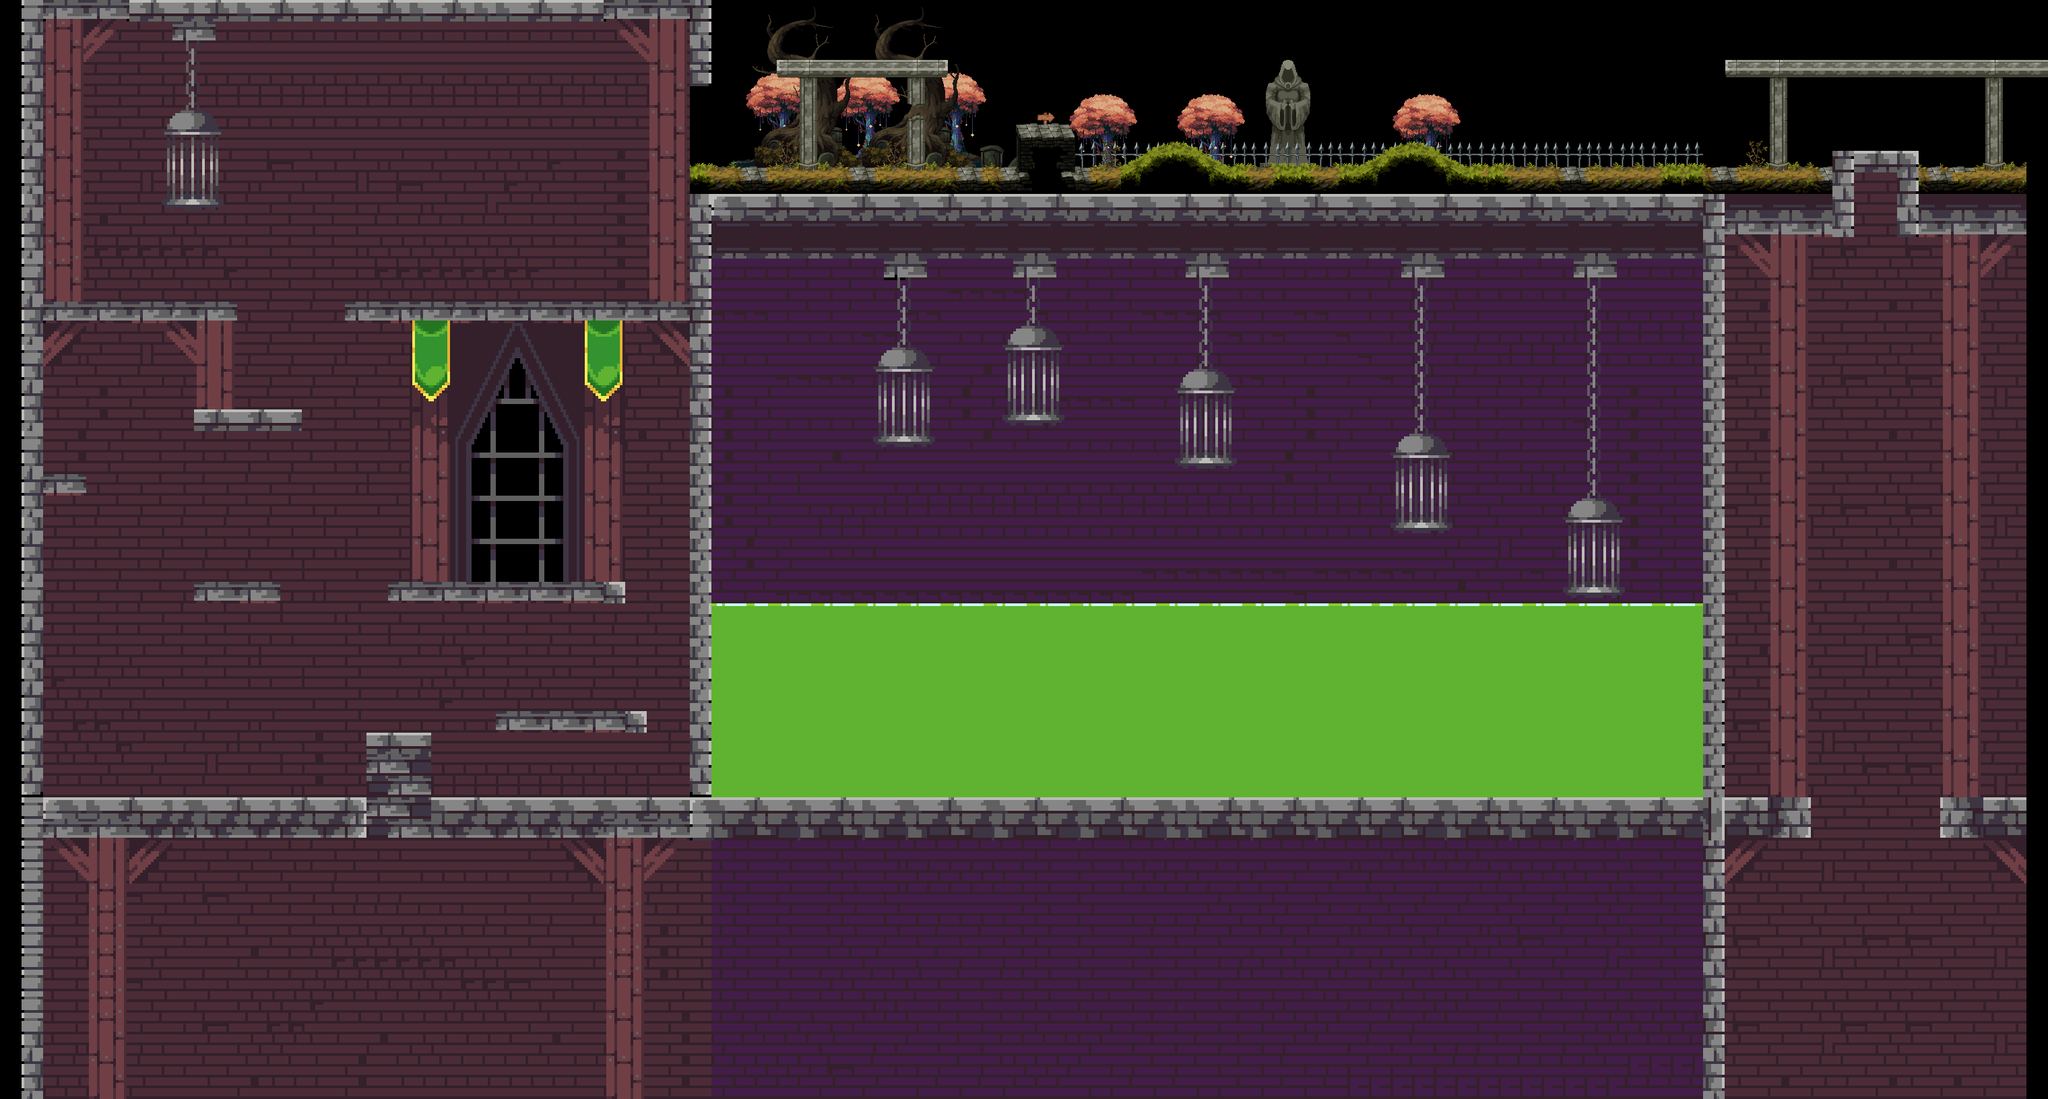

A level layout from a 2D game, rendered from its tile map. Below: a short description, then the map file with tile-grid data replaced by summaries:
An orthogonal 95x51 tile map with 32x32 px tiles, 3 tile layers (visual3, visual2, visual), 7 tilesets and 42 objects (player, EvilWizard, Skeleton, MushroomMan, Potions, ...).

<map version="1.9" tiledversion="1.9.2" orientation="orthogonal" renderorder="right-down" width="95" height="51" tilewidth="32" tileheight="32" infinite="0" nextlayerid="9" nextobjectid="117">
 <tileset firstgid="1" source="tileset.tsx" />
 <tileset firstgid="43" source="[32x32]_Dungeon_Bricks_Plain.tsx" />
 <tileset firstgid="99" source="forest1.tsx" />
 <tileset firstgid="144" source="graveyard.tsx" />
 <tileset firstgid="276" source="Grass_background_2.tsx" />
 <tileset firstgid="419" source="Salt.tsx" />
 <tileset firstgid="440" source="dungeon.tsx" />
 <layer id="7" name="visual3" width="95" height="51">
  <data>[4845 cells, 145 non-empty, 43 distinct tile ids]</data>
 </layer>
 <layer id="6" name="visual2" width="95" height="51">
  <data>[4845 cells, 3821 non-empty, 297 distinct tile ids]</data>
 </layer>
 <layer id="5" name="visual" width="95" height="51">
  <data>[4845 cells, 1693 non-empty, 217 distinct tile ids]</data>
 </layer>
 <objectgroup id="3" name="entities">
  <object id="12" name="player" x="261.333" y="1125.33" width="32" height="64" />
  <object id="79" name="EvilWizard" x="590.006" y="791.686" width="41.4451" height="71.9836" />
  <object id="82" name="Skeleton" x="966.518" y="360.07" width="42.7539" height="79.9018" />
  <object id="93" name="MushroomMan" x="269.683" y="221.398" width="32" height="64" />
 </objectgroup>
 <objectgroup id="2" name="platforms">
  <object id="1" x="64" y="1184">
   <polygon points="0,0 480,0 480,64 0,64" />
  </object>
  <object id="3" x="544" y="1088">
   <polygon points="0,0 96,0 96,160 0,160" />
  </object>
  <object id="4" x="640" y="1184">
   <polygon points="0,0 384,0 384,64 0,64" />
  </object>
  <object id="7" x="928" y="896">
   <polygon points="0,0 0,-32 -352,-32 -352,0" />
  </object>
  <object id="8" x="416" y="896">
   <polygon points="0,0 0,-32 -128,-32 -128,0" />
  </object>
  <object id="13" x="736" y="1056">
   <polygon points="0,0 0,32 224,32 224,0" />
  </object>
  <object id="19" x="1024" y="1184">
   <polygon points="0,0 0,-704 32,-704 32,0" />
  </object>
  <object id="23" x="64" y="1184">
   <polygon points="0,0 0,-448 0,-704 -32,-704 -32,0" />
  </object>
  <object id="24" x="64" y="704">
   <polygon points="0,0 64,0 64,32 0,32" />
  </object>
  <object id="25" x="288" y="608">
   <polygon points="0,0 0,32 160,32 160,0" />
  </object>
  <object id="26" x="64" y="480">
   <polygon points="0,0 288,0 288,-32 0,-32" />
  </object>
  <object id="30" x="512" y="448">
   <polygon points="0,0 0,32 512,32 512,0" />
  </object>
  <object id="32" x="1088" y="256">
   <polygon points="0,0 0,32 320,32 320,0" />
  </object>
  <object id="33" x="1152" y="96">
   <polygon points="0,0 2.5641,17.8974 252.154,19.1795 256,0" />
  </object>
  <object id="34" x="1408" y="256">
   <polygon points="0,0 224,0 224,32 0,32" />
  </object>
  <object id="36" x="1504" y="192">
   <polygon points="0,0 0,64 96,64 96,0" />
  </object>
  <object id="48" x="1856" y="256">
   <polygon points="0,0 160,0 160,32 0,32" />
  </object>
  <object id="49" x="1856" y="256">
   <polygon points="0,0 -32,0 -96,-32 -128,-32 -192,0 -192,32 0,32" />
  </object>
  <object id="59" x="2016" y="256">
   <polygon points="0,0 64,-32 96,-32 160,0 160,32 0,32" />
  </object>
  <object id="60" x="1632" y="256">
   <polygon points="0,0 32,0 32,32 0,32" />
  </object>
  <object id="64" x="64" y="32">
   <polygon points="0,0 960,0 960,-32 0,-32" />
  </object>
  <object id="67" x="1024" y="256">
   <polygon points="0,0 64,0 64,32 0,32" />
  </object>
  <object id="74" x="1024" y="288">
   <polygon points="0,0 0,192 32,192 32,0" />
  </object>
  <object id="75" x="1024" y="0">
   <polygon points="0,0 32,0 32,128 0,128" />
  </object>
  <object id="76" x="2176" y="256">
   <polygon points="0,0 352,0 352,32 0,32" />
  </object>
  <object id="90" x="32" y="0">
   <polygon points="0,0 32,0 32,480 0,480" />
  </object>
  <object id="92" x="250.981" y="290.007">
   <polygon points="0,0 -32,32 96,32 64,0" />
  </object>
  <object id="109" x="2530.54" y="257.567">
   <polygon points="0,0 218.813,0 218.813,89.2372 0,89.2372" />
  </object>
  <object id="110" x="2816.73" y="224.546">
   <polygon points="0,0 30.5911,0 30.5911,125.561 0,125.561" />
  </object>
  <object id="111" x="2718.77" y="221.244">
   <polygon points="0,0 31.6918,0 31.6918,128.863 0,128.863" />
  </object>
  <object id="112" x="2816.73" y="256.467">
   <polygon points="0,0 218.813,0 218.813,89.2372 0,89.2372" />
  </object>
  <object id="113" x="2528.34" y="351.128">
   <polygon points="0,0 32.7921,0 32.7921,1276.91 0,1276.91" />
  </object>
  <object id="114" x="2562.47" y="1182.17">
   <polygon points="0,0 125.252,0 125.252,66.1222 0,66.1222" />
  </object>
  <object id="115" x="2881.67" y="1183.27">
   <polygon points="0,0 128.554,0 128.554,61.7193 0,61.7193" />
  </object>
  <object id="116" x="2560.26" y="1601.54">
   <polygon points="0,0 445.56,0 445.56,29.7986 0,29.7986" />
  </object>
 </objectgroup>
 <objectgroup id="8" name="Items">
  <object id="94" name="Potions" x="846.131" y="1031.82" width="25.0928" height="23.0854" />
  <object id="96" name="Heart" x="337.248" y="835.09" width="29.1077" height="26.0966" />
  <object id="97" name="Keys" x="583.158" y="1050.89" width="25.0928" height="33.1226" />
 </objectgroup>
</map>
